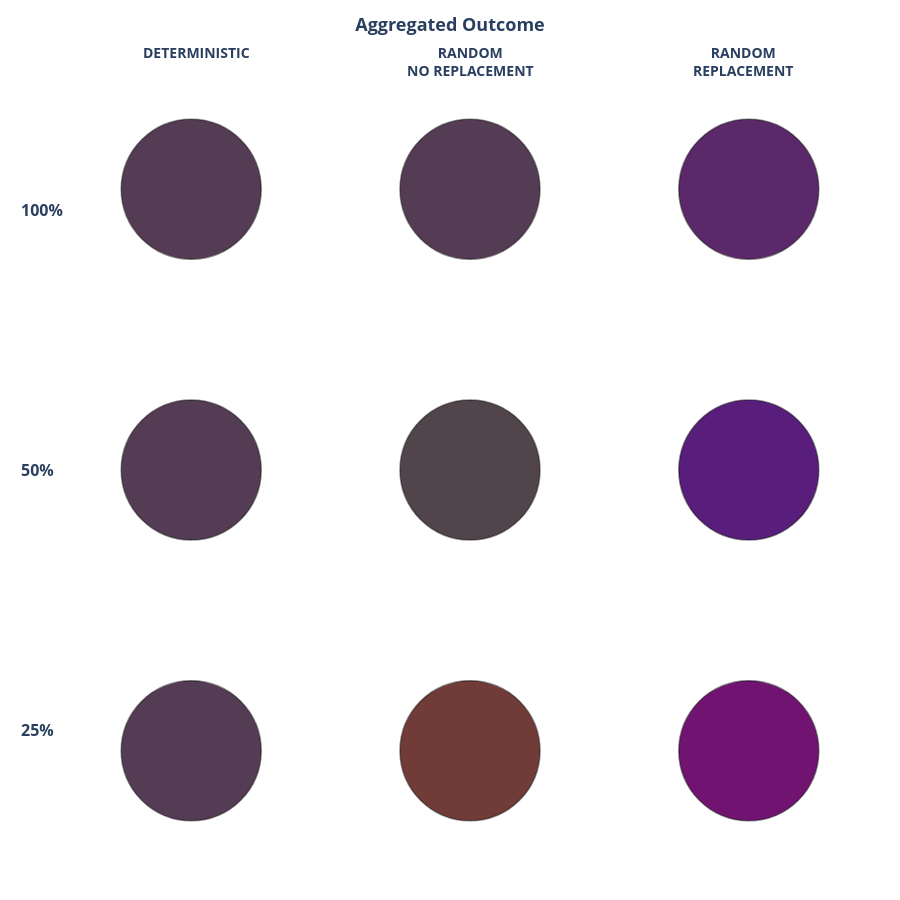

The cell this chart's notebook holds for it:
### Code cell
fig2.show()

### Figure 1 — Plotly figure (JSON) as saved in the notebook; plotly's stock layout.template omitted (floating-point values rounded to 4 significant figures)
{"data": [{"marker": {"color": "rgb(85,60,85)", "line": {"color": "rgba(0,0,0,0.45)", "width": 1.5}, "size": 140}, "mode": "markers", "showlegend": false, "type": "scatter", "x": [0], "xaxis": "x", "y": [0], "yaxis": "y"}, {"marker": {"color": "rgb(85,60,85)", "line": {"color": "rgba(0,0,0,0.45)", "width": 1.5}, "size": 140}, "mode": "markers", "showlegend": false, "type": "scatter", "x": [0], "xaxis": "x2", "y": [0], "yaxis": "y2"}, {"marker": {"color": "rgb(91,40,105)", "line": {"color": "rgba(0,0,0,0.45)", "width": 1.5}, "size": 140}, "mode": "markers", "showlegend": false, "type": "scatter", "x": [0], "xaxis": "x3", "y": [0], "yaxis": "y3"}, {"marker": {"color": "rgb(85,60,85)", "line": {"color": "rgba(0,0,0,0.45)", "width": 1.5}, "size": 140}, "mode": "markers", "showlegend": false, "type": "scatter", "x": [0], "xaxis": "x4", "y": [0], "yaxis": "y4"}, {"marker": {"color": "rgb(82,68,75)", "line": {"color": "rgba(0,0,0,0.45)", "width": 1.5}, "size": 140}, "mode": "markers", "showlegend": false, "type": "scatter", "x": [0], "xaxis": "x5", "y": [0], "yaxis": "y5"}, {"marker": {"color": "rgb(89,29,124)", "line": {"color": "rgba(0,0,0,0.45)", "width": 1.5}, "size": 140}, "mode": "markers", "showlegend": false, "type": "scatter", "x": [0], "xaxis": "x6", "y": [0], "yaxis": "y6"}, {"marker": {"color": "rgb(85,60,85)", "line": {"color": "rgba(0,0,0,0.45)", "width": 1.5}, "size": 140}, "mode": "markers", "showlegend": false, "type": "scatter", "x": [0], "xaxis": "x7", "y": [0], "yaxis": "y7"}, {"marker": {"color": "rgb(113,60,56)", "line": {"color": "rgba(0,0,0,0.45)", "width": 1.5}, "size": 140}, "mode": "markers", "showlegend": false, "type": "scatter", "x": [0], "xaxis": "x8", "y": [0], "yaxis": "y8"}, {"marker": {"color": "rgb(113,20,113)", "line": {"color": "rgba(0,0,0,0.45)", "width": 1.5}, "size": 140}, "mode": "markers", "showlegend": false, "type": "scatter", "x": [0], "xaxis": "x9", "y": [0], "yaxis": "y9"}], "layout": {"annotations": [{"font": {"size": 14}, "showarrow": false, "text": "<b>DETERMINISTIC</b>", "x": 0.1667, "xanchor": "center", "xref": "paper", "y": 1.05, "yref": "paper"}, {"font": {"size": 14}, "showarrow": false, "text": "<b>RANDOM<br>NO REPLACEMENT</b>", "x": 0.5, "xanchor": "center", "xref": "paper", "y": 1.05, "yref": "paper"}, {"font": {"size": 14}, "showarrow": false, "text": "<b>RANDOM<br>REPLACEMENT</b>", "x": 0.8333, "xanchor": "center", "xref": "paper", "y": 1.05, "yref": "paper"}, {"font": {"size": 16}, "showarrow": false, "text": "<b>100%</b>", "x": -0.05, "xref": "paper", "y": 0.8333, "yanchor": "middle", "yref": "paper"}, {"font": {"size": 16}, "showarrow": false, "text": "<b>50%</b>", "x": -0.05, "xref": "paper", "y": 0.5, "yanchor": "middle", "yref": "paper"}, {"font": {"size": 16}, "showarrow": false, "text": "<b>25%</b>", "x": -0.05, "xref": "paper", "y": 0.1667, "yanchor": "middle", "yref": "paper"}], "height": 900, "margin": {"b": 40, "l": 60, "r": 20, "t": 80}, "plot_bgcolor": "white", "title": {"font": {"size": 18}, "text": "<b>Aggregated Outcome</b>", "x": 0.5, "xanchor": "center", "y": 0.98}, "width": 900, "xaxis": {"anchor": "y", "domain": [0, 0.32], "range": [-1, 1], "visible": false}, "xaxis2": {"anchor": "y2", "domain": [0.34, 0.66], "range": [-1, 1], "visible": false}, "xaxis3": {"anchor": "y3", "domain": [0.68, 1], "range": [-1, 1], "visible": false}, "xaxis4": {"anchor": "y4", "domain": [0, 0.32], "range": [-1, 1], "visible": false}, "xaxis5": {"anchor": "y5", "domain": [0.34, 0.66], "range": [-1, 1], "visible": false}, "xaxis6": {"anchor": "y6", "domain": [0.68, 1], "range": [-1, 1], "visible": false}, "xaxis7": {"anchor": "y7", "domain": [0, 0.32], "range": [-1, 1], "visible": false}, "xaxis8": {"anchor": "y8", "domain": [0.34, 0.66], "range": [-1, 1], "visible": false}, "xaxis9": {"anchor": "y9", "domain": [0.68, 1], "range": [-1, 1], "visible": false}, "yaxis": {"anchor": "x", "domain": [0.72, 1], "range": [-1, 1], "visible": false}, "yaxis2": {"anchor": "x2", "domain": [0.72, 1], "range": [-1, 1], "visible": false}, "yaxis3": {"anchor": "x3", "domain": [0.72, 1], "range": [-1, 1], "visible": false}, "yaxis4": {"anchor": "x4", "domain": [0.36, 0.64], "range": [-1, 1], "visible": false}, "yaxis5": {"anchor": "x5", "domain": [0.36, 0.64], "range": [-1, 1], "visible": false}, "yaxis6": {"anchor": "x6", "domain": [0.36, 0.64], "range": [-1, 1], "visible": false}, "yaxis7": {"anchor": "x7", "domain": [0, 0.28], "range": [-1, 1], "visible": false}, "yaxis8": {"anchor": "x8", "domain": [0, 0.28], "range": [-1, 1], "visible": false}, "yaxis9": {"anchor": "x9", "domain": [0, 0.28], "range": [-1, 1], "visible": false}}}
